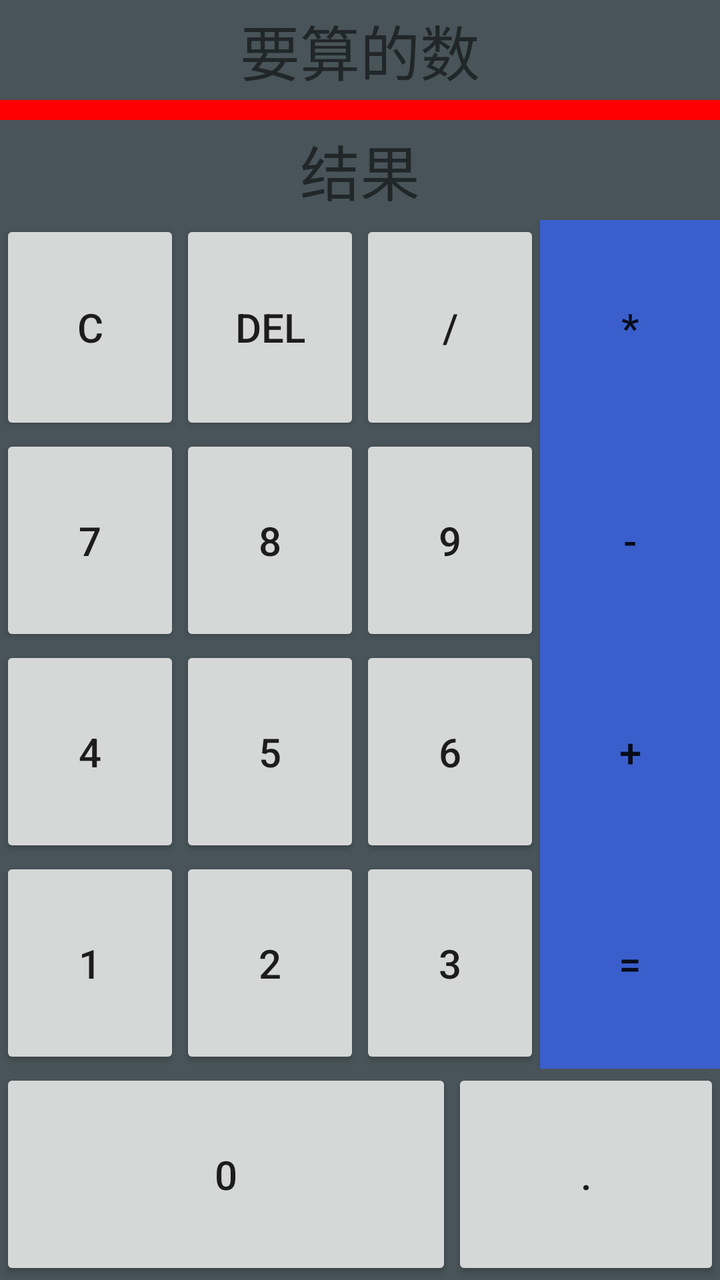
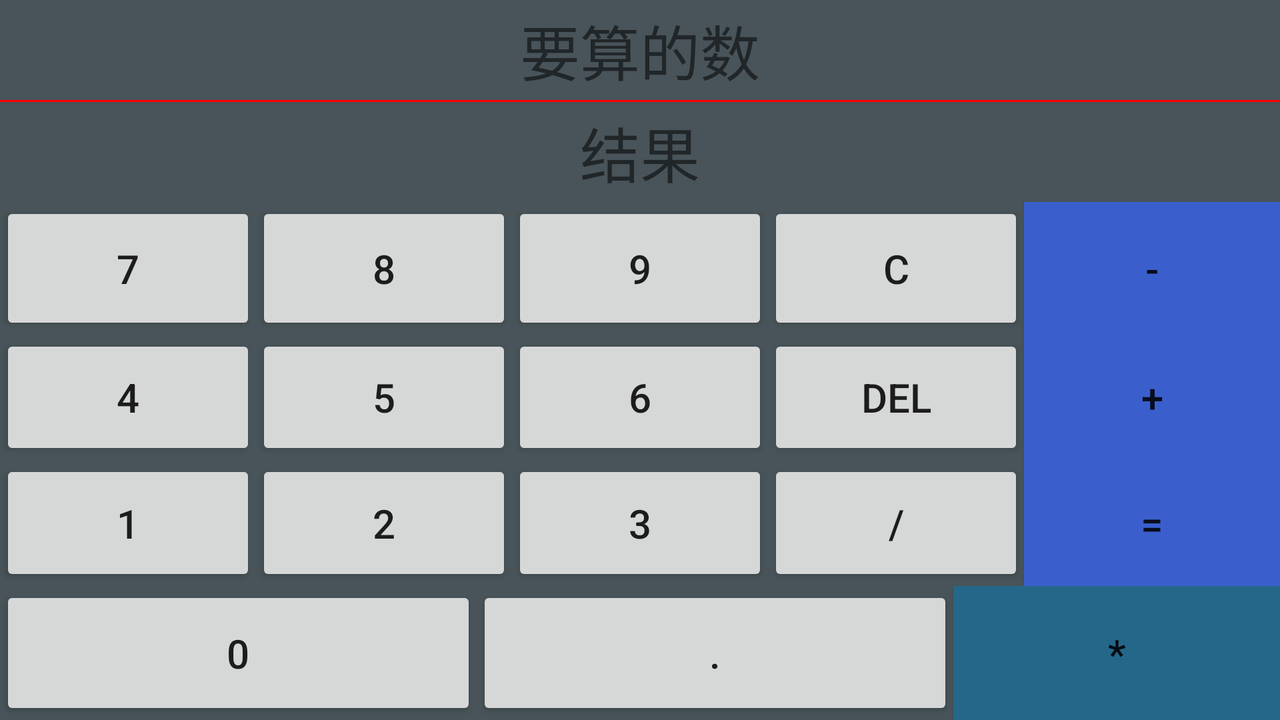

The same Android screen from two of the app's own layout files: first res/layout/ as a phone draws it, then the repository's variant for another configuration, drawn on a device whose configuration selects that folder. Both files follow.
<!-- AndroidManifest.xml: application theme AppTheme -->
<!-- res/layout/activity_main.xml -->
<?xml version="1.0" encoding="utf-8"?>
<LinearLayout
    xmlns:android="http://schemas.android.com/apk/res/android"
    xmlns:app="http://schemas.android.com/apk/res-auto"
    xmlns:tools="http://schemas.android.com/tools"
    android:orientation="vertical"
    android:layout_width="match_parent"
    android:layout_height="match_parent"
    android:layout_weight="6"
    android:background="#ff485459"
    tools:context="com.example.xgh.calculator.MainActivity">


    <LinearLayout
        android:layout_width="match_parent"
        android:layout_height="match_parent"
        android:orientation="vertical">


        <TextView
            android:id="@+id/caculate"
            android:layout_width="match_parent"
            android:layout_height="50sp"
            android:text="要算的数"
            android:textSize="30sp"
            android:gravity="center"/>
        <View
            android:layout_width="match_parent"
            android:layout_height="10dp"
            android:background="#FF0000"></View>

        <TextView
            android:id="@+id/result"
            android:layout_width="match_parent"
            android:layout_height="50sp"
            android:text="结果"
            android:textSize="30sp"
            android:gravity="center"
            />

        <LinearLayout
            android:layout_width="match_parent"
            android:layout_height="50sp"
            android:layout_weight="4"
            android:orientation="horizontal">

            <Button
                android:id="@+id/btc"
                android:layout_width="wrap_content"
                android:layout_height="match_parent"
                android:layout_weight="1"
                android:textSize="20sp"

                android:text="C" />

            <Button
                android:id="@+id/btdel"
                android:layout_width="wrap_content"
                android:layout_height="match_parent"
                android:layout_weight="1"
                style="@style/number1"
                android:text="DEL" />

            <Button
                android:id="@+id/bt10"
                style="@style/number1"
                android:layout_width="wrap_content"
                android:layout_height="match_parent"
                android:layout_weight="1"
                android:text="/" />

            <Button
                android:id="@+id/bt11"
                style="@style/number1"
                android:layout_width="wrap_content"
                android:layout_height="match_parent"
                android:layout_weight="1"
                android:background="#3A5FCD"
                android:text="*" />

        </LinearLayout>

        <LinearLayout
            android:layout_width="match_parent"
            android:layout_height="wrap_content"
            android:layout_weight="4"
            android:orientation="horizontal">

            <Button
                android:id="@+id/bt7"
                style="@style/number1"
                android:layout_width="wrap_content"
                android:layout_height="match_parent"
                android:layout_weight="1"
                android:text="@string/btn_7" />

            <Button
                android:id="@+id/bt8"
                style="@style/number1"
                android:layout_width="wrap_content"
                android:layout_height="match_parent"
                android:layout_weight="1"
                android:text="@string/btn_8" />

            <Button
                android:id="@+id/bt9"
                style="@style/number1"
                android:layout_width="wrap_content"
                android:layout_height="match_parent"
                android:layout_weight="1"
                android:text="@string/btn_9" />

            <Button
                android:id="@+id/bt12"
                style="@style/number1"
                android:layout_width="wrap_content"
                android:layout_height="match_parent"
                android:layout_weight="1"
                android:text="-"
                android:background="#3A5FCD"/>
        </LinearLayout>

        <LinearLayout
            android:layout_width="match_parent"
            android:layout_height="wrap_content"
            android:layout_weight="4"
            android:orientation="horizontal">

            <Button
                android:id="@+id/bt4"
                android:layout_width="wrap_content"
                android:layout_height="match_parent"
                android:layout_weight="1"
                style="@style/number1"
                android:text="@string/btn_4" />

            <Button
                android:id="@+id/bt5"
                style="@style/number1"
                android:layout_width="wrap_content"
                android:layout_height="match_parent"
                android:layout_weight="1"
                android:text="@string/btn_5" />

            <Button
                android:id="@+id/bt6"
                style="@style/number1"
                android:layout_width="wrap_content"
                android:layout_height="match_parent"
                android:layout_weight="1"
                android:text="@string/btn_6"
                />

            <Button
                android:id="@+id/bt13"
                style="@style/number1"
                android:layout_width="wrap_content"
                android:layout_height="match_parent"
                android:layout_weight="1"
                android:text="+"
                android:background="#3A5FCD"/>
        </LinearLayout>

        <LinearLayout
            android:layout_width="match_parent"
            android:layout_height="wrap_content"
            android:layout_weight="4"
            android:orientation="horizontal">

            <Button
                android:id="@+id/bt1"
                style="@style/number1"
                android:layout_width="wrap_content"
                android:layout_height="match_parent"
                android:layout_weight="1"
                android:text="@string/btn_1" />

            <Button
                android:id="@+id/bt2"
                style="@style/number1"
                android:layout_width="wrap_content"
                android:layout_height="match_parent"
                android:layout_weight="1"
                android:text="@string/btn_2" />

            <Button
                android:id="@+id/bt3"
                style="@style/number1"
                android:layout_width="wrap_content"
                android:layout_height="match_parent"
                android:layout_weight="1"
                android:text="@string/btn_3" />

            <Button
                android:id="@+id/bt14"
                style="@style/number1"
                android:layout_width="wrap_content"
                android:layout_height="match_parent"
                android:layout_weight="1"
                android:text="="
                android:background="#3A5FCD"/>
        </LinearLayout>
        <LinearLayout
            android:layout_width="match_parent"
            android:layout_height="wrap_content"
            android:layout_weight="4"
            android:orientation="horizontal">

            <Button
                android:id="@+id/bt0"
                android:layout_width="wrap_content"
                android:layout_height="match_parent"
                android:layout_weight="3"
                style="@style/number1"
                android:text="@string/btn_0"

                />

            <Button
                android:id="@+id/bt15"
                android:layout_width="wrap_content"
                android:layout_height="match_parent"
                android:layout_weight="1"
                style="@style/number1"
                android:text="." />


        </LinearLayout>



    </LinearLayout>



</LinearLayout>
<!-- resources referenced by this layout -->
<resources>
  <string name="btn_0">0</string>
  <string name="btn_1">1</string>
  <string name="btn_2">2</string>
  <string name="btn_3">3</string>
  <string name="btn_4">4</string>
  <string name="btn_5">5</string>
  <string name="btn_6">6</string>
  <string name="btn_7">7</string>
  <string name="btn_8">8</string>
  <string name="btn_9">9</string>
  <style name="number1">
          <item name="android:textSize">20sp</item>
      </style>
  <style name="AppTheme" parent="Theme.AppCompat.Light.DarkActionBar">
          
          <item name="colorPrimary">@color/colorPrimary</item>
          <item name="colorPrimaryDark">@color/colorPrimaryDark</item>
          <item name="colorAccent">@color/colorAccent</item>
      </style>
</resources>
<!-- res/layout-land/activity_main.xml (the repository's variant of the layout above) -->
<!-- drawn on the phone turned sideways -->
<?xml version="1.0" encoding="utf-8"?>
<LinearLayout
    xmlns:android="http://schemas.android.com/apk/res/android"
    xmlns:app="http://schemas.android.com/apk/res-auto"
    xmlns:tools="http://schemas.android.com/tools"
    android:orientation="vertical"
    android:layout_width="match_parent"
    android:layout_height="match_parent"

    android:background="#ff485459"
    tools:context="com.example.xgh.calculator.MainActivity">


    <LinearLayout
        android:layout_width="match_parent"
        android:layout_height="match_parent"
        android:orientation="vertical">


        <TextView
            android:id="@+id/caculate"
            android:layout_width="match_parent"
            android:layout_height="50sp"
            android:text="要算的数"
            android:textSize="30sp"
            android:gravity="center"/>
        <View
            android:layout_width="match_parent"
            android:layout_height="1dp"
            android:background="#FF0000"></View>

        <TextView
            android:id="@+id/result"
            android:layout_width="match_parent"
            android:layout_height="50sp"
            android:text="结果"
            android:textSize="30sp"
            android:gravity="center"
            />



        <LinearLayout
            android:layout_width="match_parent"
            android:layout_height="wrap_content"
            android:layout_weight="5"
            android:orientation="horizontal">

            <Button
                android:id="@+id/bt7"
                style="@style/number1"
                android:layout_width="wrap_content"
                android:layout_height="match_parent"
                android:layout_weight="1"
                android:text="@string/btn_7" />

            <Button
                android:id="@+id/bt8"
                style="@style/number1"
                android:layout_width="wrap_content"
                android:layout_height="match_parent"
                android:layout_weight="1"
                android:text="@string/btn_8" />

            <Button
                android:id="@+id/bt9"
                style="@style/number1"
                android:layout_width="wrap_content"
                android:layout_height="match_parent"
                android:layout_weight="1"
                android:text="@string/btn_9"/>
            <Button
                android:id="@+id/btc"
                android:layout_width="wrap_content"
                android:layout_height="match_parent"
                android:layout_weight="1"
                android:textSize="20sp"

                android:text="C" />

            <Button
                android:id="@+id/bt12"
                style="@style/number1"
                android:layout_width="wrap_content"
                android:layout_height="match_parent"
                android:layout_weight="1"
                android:text="-"
                android:background="#3A5FCD"/>

        </LinearLayout>

        <LinearLayout
            android:layout_width="match_parent"
            android:layout_height="wrap_content"
            android:layout_weight="4"
            android:orientation="horizontal">

            <Button
                android:id="@+id/bt4"
                android:layout_width="wrap_content"
                android:layout_height="match_parent"
                android:layout_weight="1"
                style="@style/number1"
                android:text="@string/btn_4" />

            <Button
                android:id="@+id/bt5"
                style="@style/number1"
                android:layout_width="wrap_content"
                android:layout_height="match_parent"
                android:layout_weight="1"
                android:text="@string/btn_5" />

            <Button
                android:id="@+id/bt6"
                style="@style/number1"
                android:layout_width="wrap_content"
                android:layout_height="match_parent"
                android:layout_weight="1"
                android:text="@string/btn_6"
                />
            <Button
                android:id="@+id/btdel"
                android:layout_width="wrap_content"
                android:layout_height="match_parent"
                android:layout_weight="1"
                style="@style/number1"
                android:text="DEL" />

            <Button
                android:id="@+id/bt13"
                style="@style/number1"
                android:layout_width="wrap_content"
                android:layout_height="match_parent"
                android:layout_weight="1"
                android:text="+"
                android:background="#3A5FCD"/>
        </LinearLayout>

        <LinearLayout
            android:layout_width="match_parent"
            android:layout_height="wrap_content"
            android:layout_weight="4"
            android:orientation="horizontal">

            <Button
                android:id="@+id/bt1"
                style="@style/number1"
                android:layout_width="wrap_content"
                android:layout_height="match_parent"
                android:layout_weight="1"
                android:text="@string/btn_1" />

            <Button
                android:id="@+id/bt2"
                style="@style/number1"
                android:layout_width="wrap_content"
                android:layout_height="match_parent"
                android:layout_weight="1"
                android:text="@string/btn_2" />

            <Button
                android:id="@+id/bt3"
                style="@style/number1"
                android:layout_width="wrap_content"
                android:layout_height="match_parent"
                android:layout_weight="1"
                android:text="@string/btn_3" />
            <Button
                android:id="@+id/bt10"
                style="@style/number1"
                android:layout_width="wrap_content"
                android:layout_height="match_parent"
                android:layout_weight="1"
                android:text="/" />


            <Button
                android:id="@+id/bt14"
                style="@style/number1"
                android:layout_width="wrap_content"
                android:layout_height="match_parent"
                android:layout_weight="1"
                android:text="="
                android:background="#3A5FCD"/>
        </LinearLayout>
        <LinearLayout
            android:layout_width="match_parent"
            android:layout_height="wrap_content"
            android:layout_weight="5"
            android:orientation="horizontal">

            <Button
                android:id="@+id/bt0"
                android:layout_width="wrap_content"
                android:layout_height="match_parent"
                android:layout_weight="2"
                style="@style/number1"
                android:text="@string/btn_0"

                />

            <Button
                android:id="@+id/bt15"
                android:layout_width="wrap_content"
                android:layout_height="match_parent"
                android:layout_weight="2"
                style="@style/number1"
                android:text="."/>
            <Button
                android:id="@+id/bt11"
                style="@style/number1"
                android:layout_width="wrap_content"
                android:layout_height="match_parent"
                android:layout_weight="1"
                android:background="#256789"
                android:text="*"
                android:gravity="center"/>


        </LinearLayout>



    </LinearLayout>



</LinearLayout>
